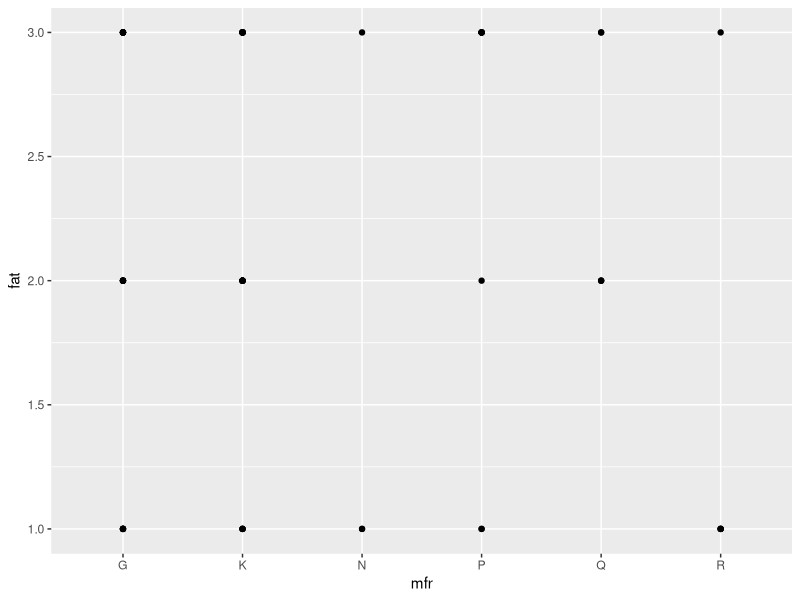
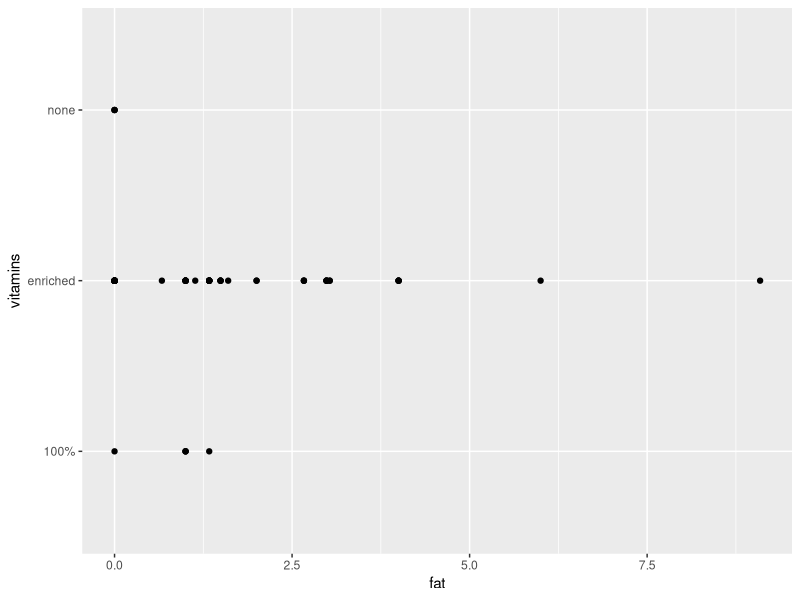
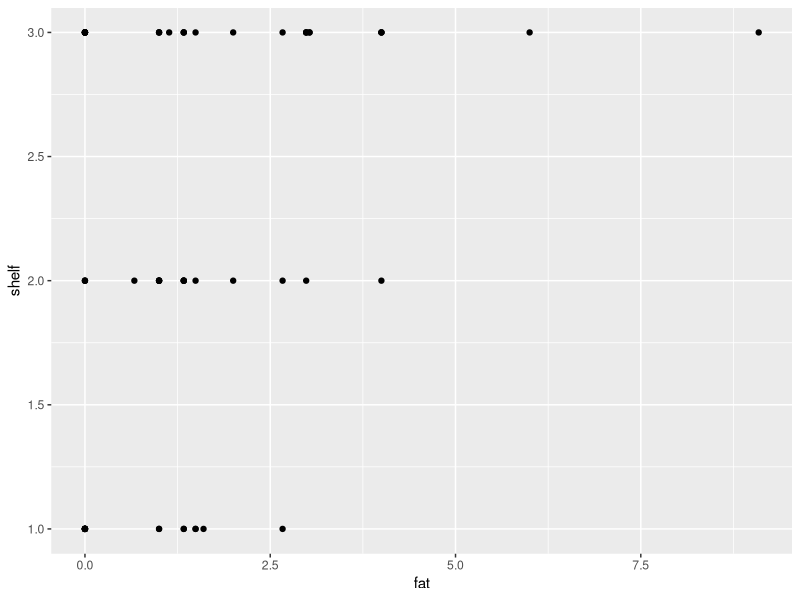
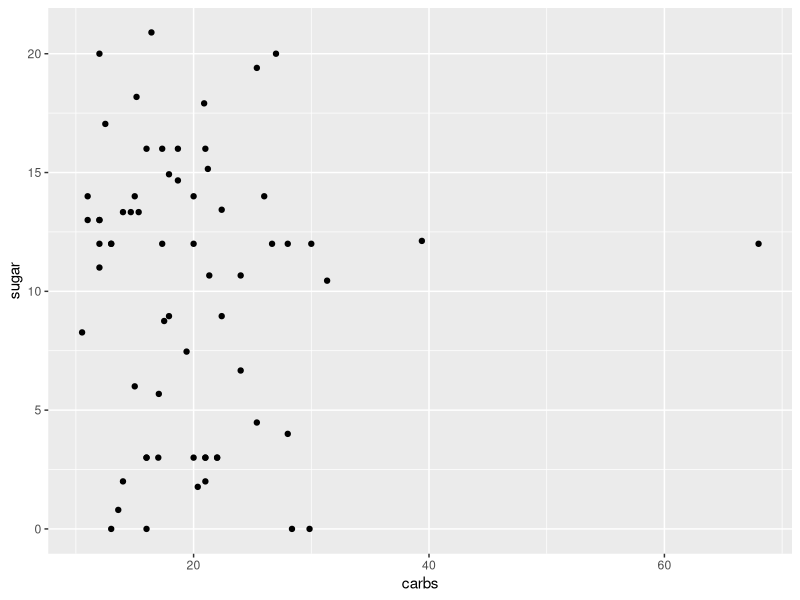
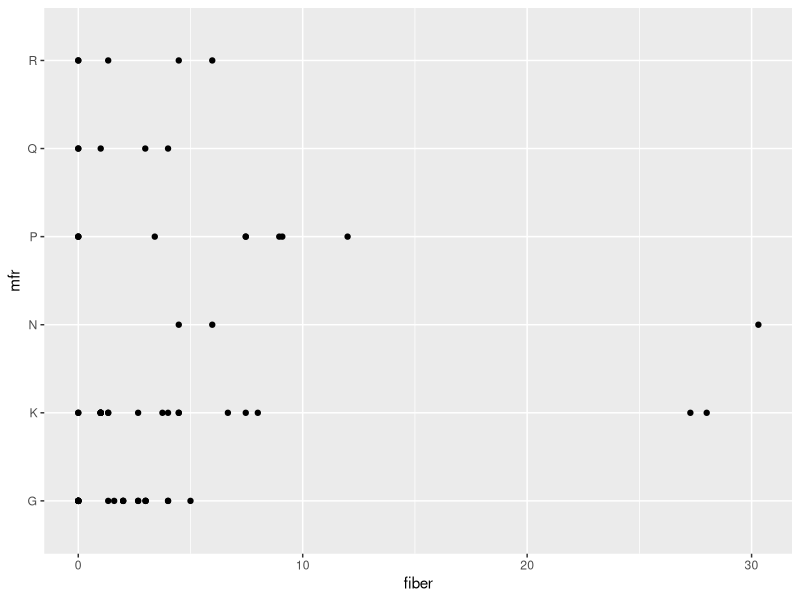
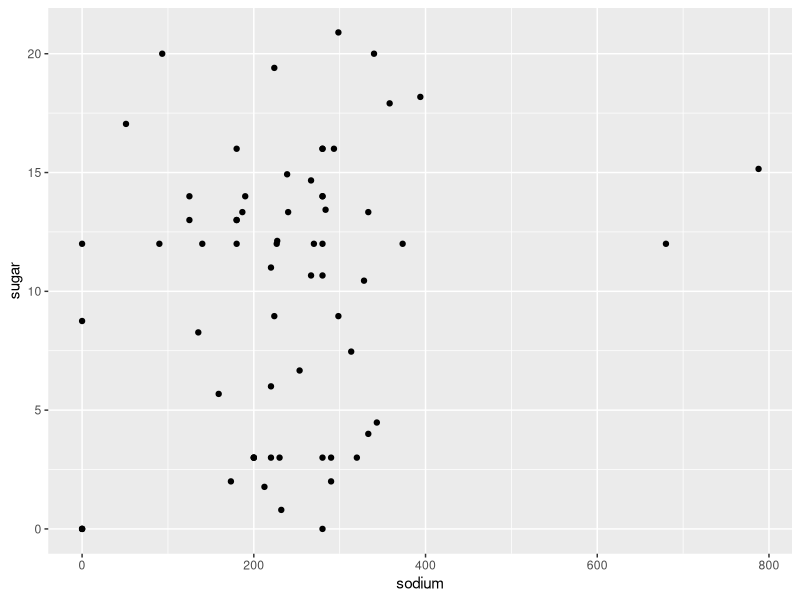
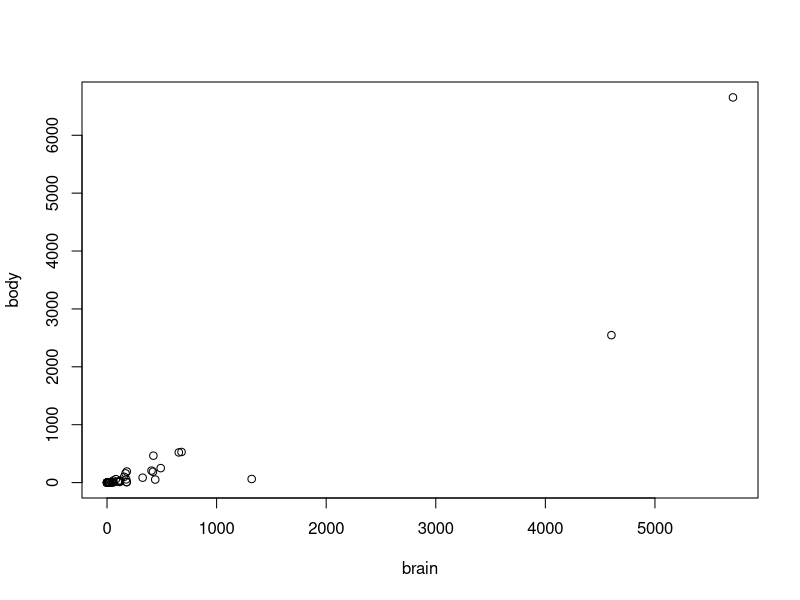
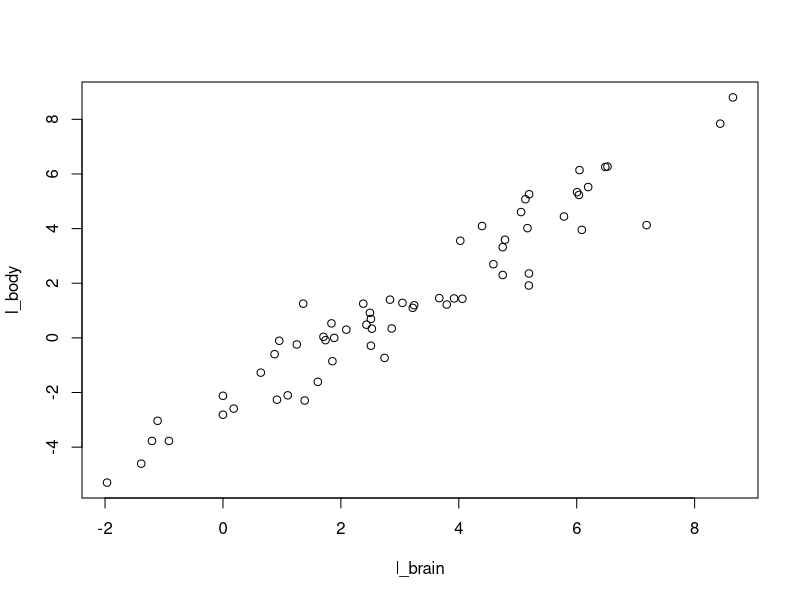

Reproduce these figures in R, in order.
library(ggplot2)
library(MASS)
data("UScereal")
attach(UScereal)
names(UScereal)

ggplot(UScereal, aes(mfr, shelf))+ geom_point() + labs(x = "mfr", y = "fat")
ggplot(UScereal, aes(fat, vitamins)) + geom_point() + labs(x = "fat", y = "vitamins")
ggplot(UScereal, aes(fat, shelf)) + geom_point() + labs(x = "fat", y = "shelf")
ggplot(UScereal, aes(carbo, sugars)) + geom_point() + labs(x = "carbs", y = "sugar")
ggplot(UScereal, aes(fibre, mfr)) + geom_point() + labs(x = "fiber", y = "mfr")
ggplot(UScereal, aes(sodium, sugars)) + geom_point() + labs(x = "sodium", y = "sugar")

# Yes, I am sure there are more relationships I could investigate.
# I will not do it however, since it would just be switch some variables above with next to no technical work.

data(mammals)
attach(mammals)
crs = cor(mammals)
l_brain = mapply(log, brain)
l_body = mapply(log, body)
plot(brain, body)
plot(l_brain, l_body)
# It seems to be logarithmically linear.That means exponential though, so definitely not originally linear 


data(mtcars)
attach(mtcars)
names(mtcars) # Names
max(mpg)
mtcars[mpg == max(mpg),] # My car, Toyota Corolla
head(mtcars, 5)
mtcars[c("Valiant"),1]
mtcars[c("Merc 450SLC"), ]
ggplot(mtcars, aes(cyl, mpg)) + geom_point() + labs(x = "cylinders", y = "miles per gallon")

q1 = c(3, 3, 3, 4, 3, 4, 3, 4, 3, 4)
q2 = c(5, 2, 5, 5, 2, 2, 5, 5, 4, 2)
q3 = c(1, 3, 1, 1, 1, 3, 1, 1, 1, 1)

q1t = table(q1)
q2t = table(q2)
barplot(table(q2, q3))


